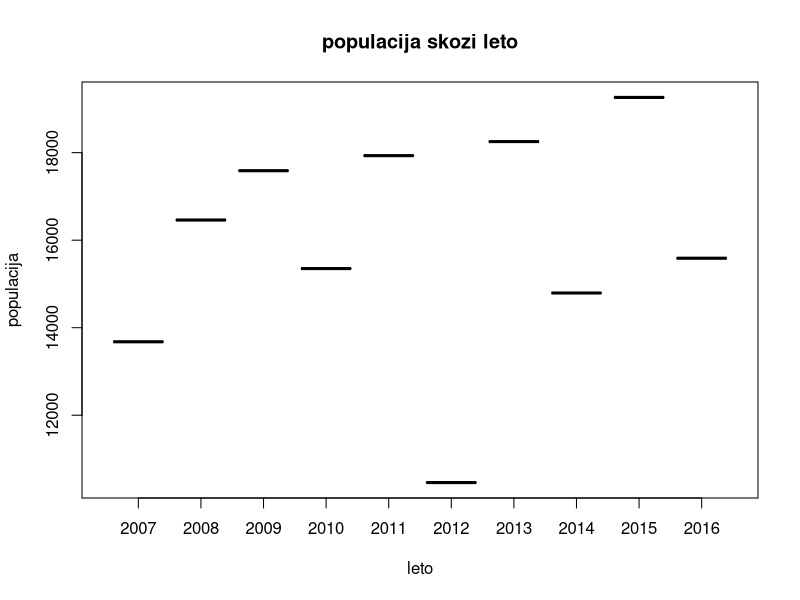
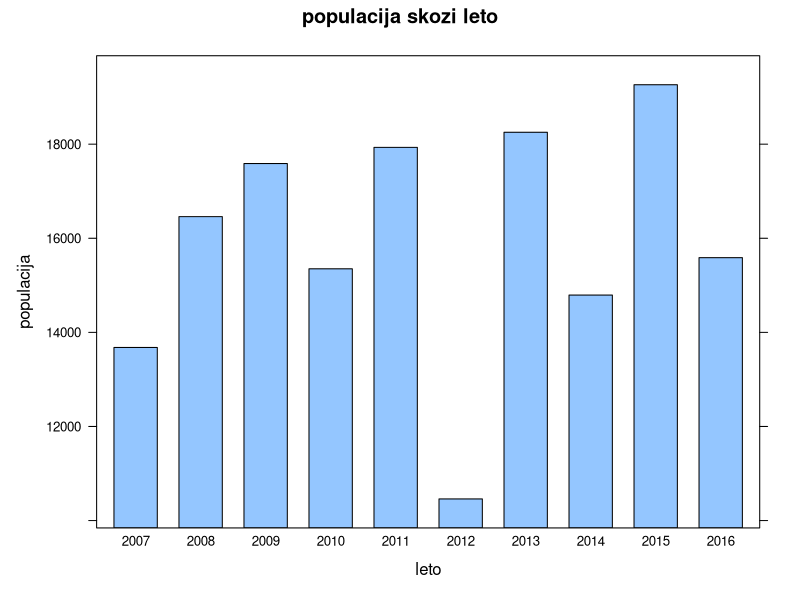
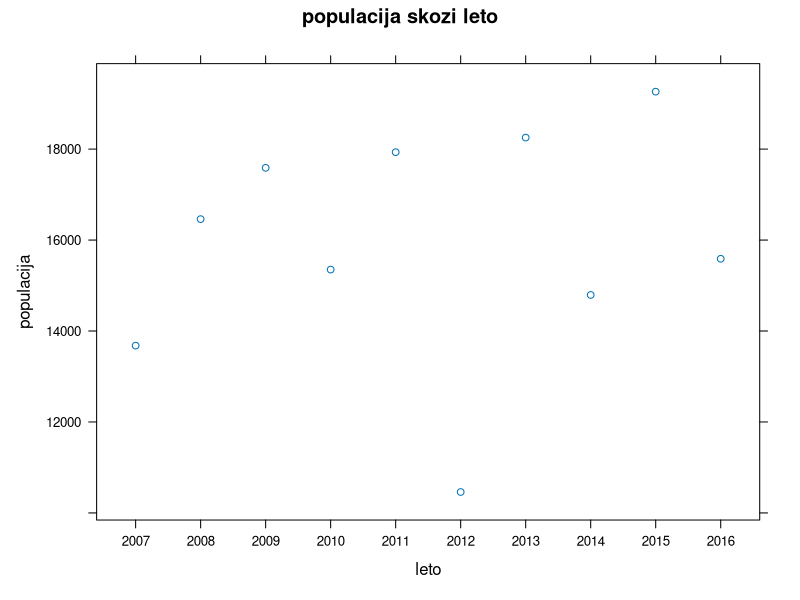
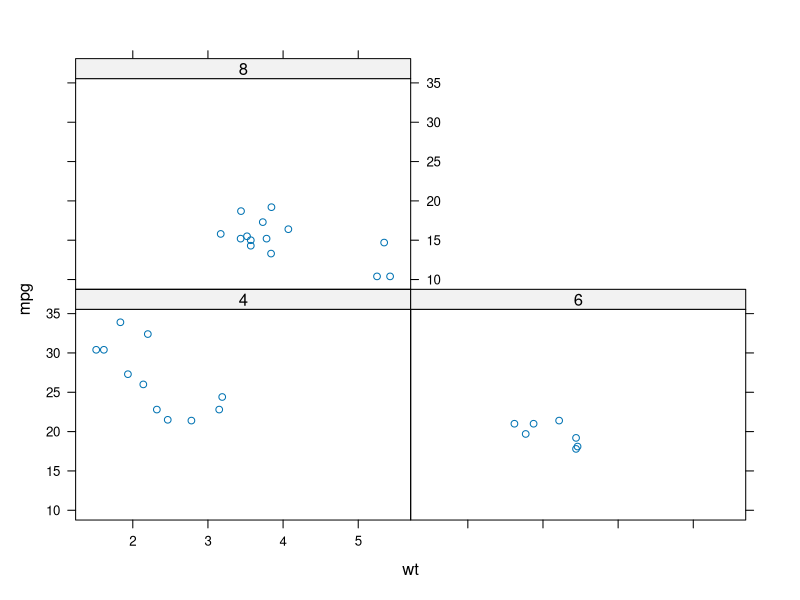
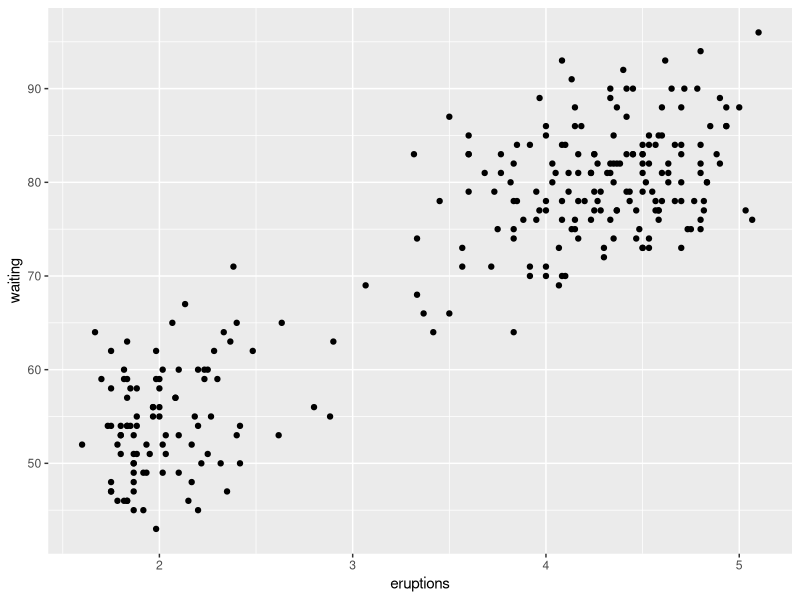
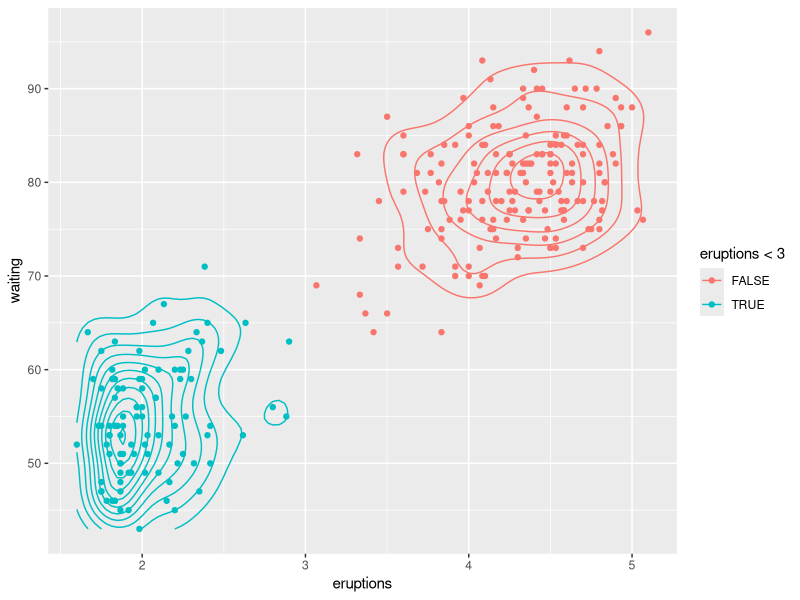
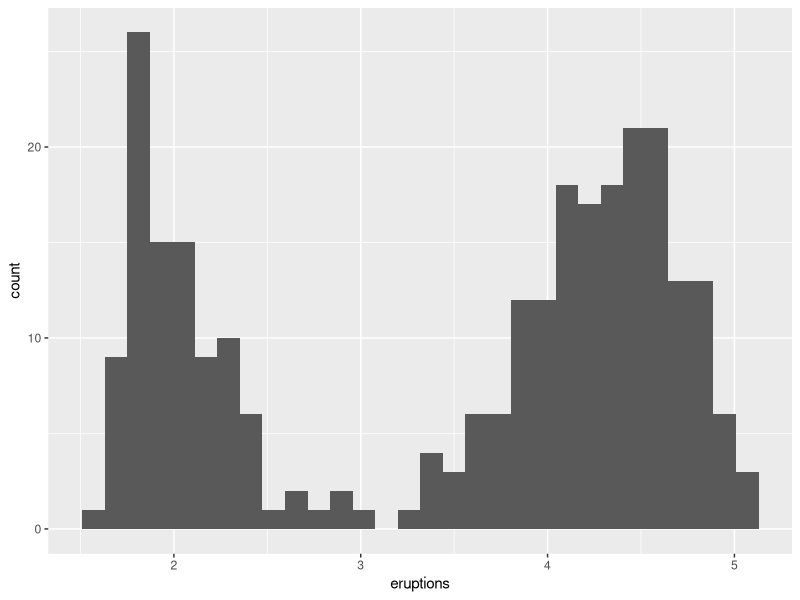
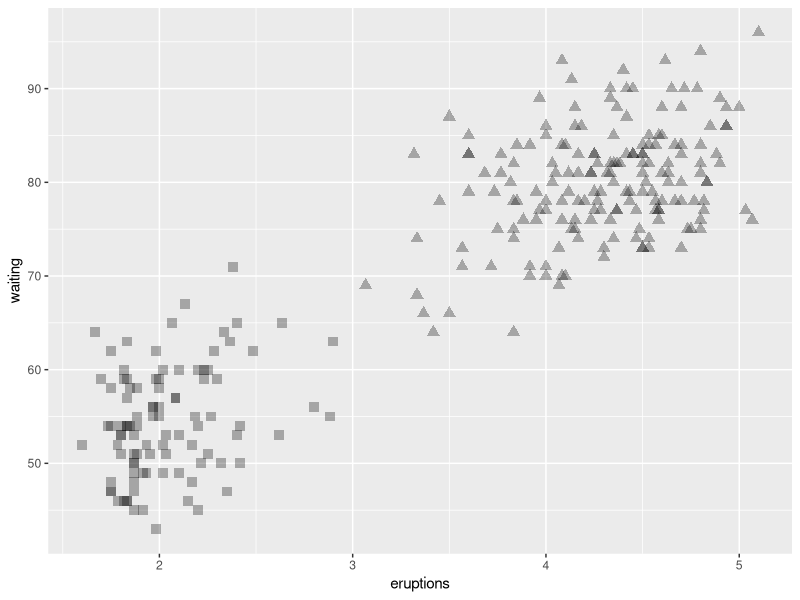

The R source for these figures, in order:
# v base R
index<-data.frame(year=as.factor(2007:2016), pop=sample(10000:20000, size=10))
# če daš kot factor, pol je kt bar chart sam s črtami, sicer pa "razsevni grafikon" - točke
plot(index$year,index$pop,
     main="populacija skozi leto",    #labels
     ylab="populacija",
     xlab="leto")

# lattice
library(lattice)

barchart(pop~year, data=index,
         main="populacija skozi leto",
         ylab="populacija",
         xlab="leto")
xyplot(pop~year, data=index,
       main="populacija skozi leto",
       ylab="populacija",
       xlab="leto")

xyplot(mpg~wt|as.factor(cyl), data=mtcars)

# ggplot2
library(tidyverse)

ggplot(data=faithful,
       mapping=aes(x=eruptions,
                   y=waiting))+
  geom_point()

ggplot(faithful, aes(x=eruptions, y=waiting, color=eruptions<3)) +
  geom_point() +
  geom_density_2d()

ggplot(data=faithful) + #tuki color ne nardi nc, ker se ne vid
  geom_histogram(mapping = aes(x=eruptions))

# nalogica 1
ggplot(faithful, aes(x = eruptions, y = waiting)) + 
  geom_point(shape=ifelse(faithful$eruptions<3,15,17), size=3, alpha=0.3)

# nalogica 2 in 3
ggplot(faithful, aes(x = eruptions, fill=waiting<60)) + 
  geom_histogram(position = "dodge")

# nalogica 4
ggplot(faithful) + 
  geom_point(aes(x = eruptions, y = waiting)) +
  geom_vline(xintercept = 3, linetype = 4, color = "blue", size = 2)

# nalogica 5
ggplot(mpg) + 
  geom_jitter(aes(x = class, y = hwy), width = 0.2) +
  stat_summary(aes(x = class, y = hwy), fun = "mean", color = "brown", size = 1, alpha = 0.5) +
  stat_summary(aes(x = class, y = hwy), fun = "median", color = "blue", size = 1, alpha = 0.5)

ggplot(mpg) + 
  geom_point(
    aes(x = displ, 
        y = hwy, 
        colour = class))

ggplot(mpg) + 
  geom_point(aes(x = displ, y = hwy, colour = class, size = cyl)) + 
  scale_colour_brewer(type = 'qual', palette = "Set3") +
  scale_size_continuous(breaks = c(5,6,8), range = c(1.5,4))

library(ggthemes)
ggplot(mpg) + 
  geom_point(aes(x = displ, y = hwy, colour = class, size = cyl)) +
  scale_color_colorblind()

# facet
ggplot(mpg) +
  geom_point(aes(x=displ, y=hwy)) +
  facet_wrap(~class, scale="free")

ggplot(mpg) + 
  geom_bar(aes(y = manufacturer)) + 
  facet_grid(class ~ ., scale="free", space = "free")

ggplot(mpg) + 
  geom_bar(aes(x = class)) + 
  scale_y_continuous(limits = c(0, 40)) #pokaze samo tiste ki so pod 40

ggplot(mpg) + 
  geom_bar(aes(x = class)) + 
  coord_cartesian(ylim = c(0,30))

df <- mpg %>% count(class)

ggplot(df) + 
  geom_bar(aes(x = reorder(class, n), y = n), stat = "identity") + 
  coord_polar(theta = 'y') + 
  expand_limits(y = 70)




